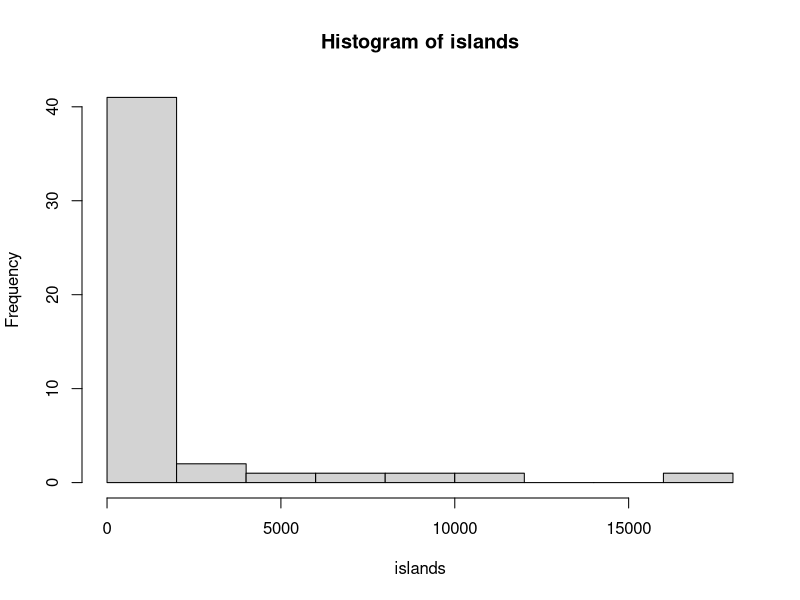

Reproduce this figure in R.
## ---- chunk 1
(v1 <- c(1, 2, 5))
## ---- chunk 2
(v2 <- c(1, 3, "a"))
mode(v2)
## ---- chunk 3
as.character(v1)
## ---- chunk 4
1:10
seq(from = 5, to = 25, by = 5)
## ---- chunk 5
(breed <- factor(c("Holstein", "Holstein", "Brown Swiss", "Holstein",
                  "Ayrshire", "Canadian", "Canadian", "Brown Swiss",
                  "Holstein", "Brown Swiss", "Holstein")))
## ---- chunk 6
table(breed)
## ---- chunk 7
(l <- list("a", "b", "c"))
## ---- chunk 8
(cow <- list(breed = "Holstein", age = 3, last.prod = c(25, 35, 32)))
cow$breed
cow[[1]]
## ---- chunk 9
h <- hist(islands)
str(h)
## ---- chunk 10
(m <- rbind(c(1, 4), c(2, 2)))
(m <- matrix(data = 1:12, nrow = 4, ncol = 3,
            dimnames = list(c("cow1", "cow2", "cow3", "cow4"),
                c("milk", "fat", "prot"))))
## ---- chunk 11
(a <- array(data = 1:24, dim = c(3, 4, 2)))
## ---- chunk 12
(df <- data.frame(cow = c("Moo-Moo", "Daisy", "Elsie"),
                 prod = c(35, 40, 28),
                 pregnant = c(TRUE, FALSE, TRUE)))
